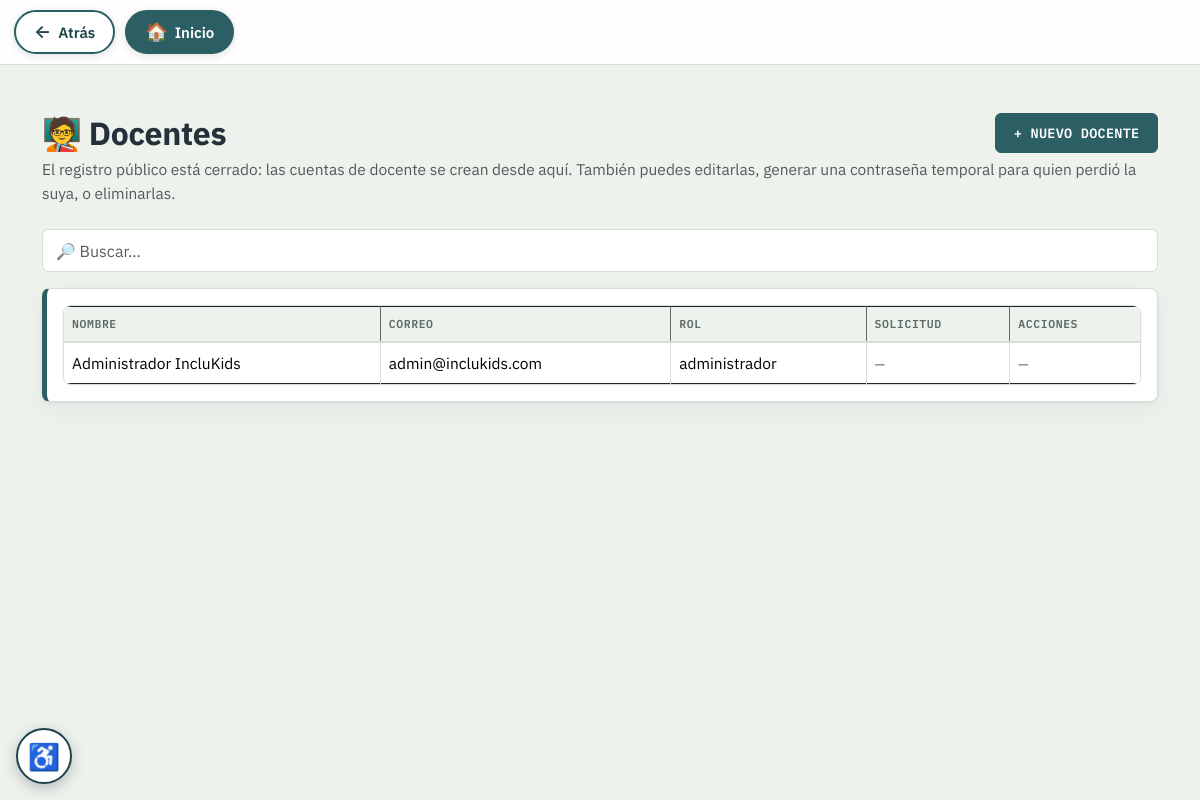
Screenshot of /app/views/docentes/index.php (signed in) with the database file from the repository.
### tables this page shows
CREATE TABLE `docentes` (
  `id_docente` int(11) NOT NULL AUTO_INCREMENT,
  `nombres` varchar(100) NOT NULL,
  `apellidos` varchar(100) NOT NULL,
  `correo` varchar(100) NOT NULL,
  `rol` enum('administrador','docente') NOT NULL DEFAULT 'docente',
  `contraseña` varchar(255) NOT NULL,
  `solicitud_password_en` datetime DEFAULT NULL,
  PRIMARY KEY (`id_docente`),
  UNIQUE KEY `correo` (`correo`)
);

### app/config/database.php (called while the page is built, shortened)
<?php
class Database
{
    private $host = "localhost";
    private $dbname = "incluKids";
    private $user = "root";
    private $password = "";
    public function __construct()
    {
        $local = __DIR__ . "/database.local.php";
    }
    public function conectar()
    {
        try {
            $conexion = new PDO(
                "mysql:host={$this->host};dbname={$this->dbname};charset=utf8mb4",
                $this->user,
                $this->password
            );
            $conexion->setAttribute(PDO::ATTR_ERRMODE, PDO::ERRMODE_EXCEPTION);
            return $conexion;
        } catch (PDOException $e) {
            error_log("IncluKids - fallo de conexion a la BD: " . $e->getMessage());
            http_response_code(500);
            die("No se pudo conectar con la base de datos. "
                . "Avisa a la persona que administra el sistema.");
        }
    }
}

### app/controllers/DocenteController.php (called while the page is built, shortened)
<?php
require_once __DIR__ . "/../models/Docente.php";
class DocenteController
{
    public function listar()
    {
        $modelo = new Docente();
        return $modelo->listar();
    }
}

### app/models/Docente.php (called while the page is built, shortened)
<?php
require_once __DIR__ . "/../config/database.php";
class Docente
{
    private $conexion;
    public function __construct()
    {
        $database = new Database();
        $this->conexion = $database->conectar();
    }
    public function listar()
    {
        $sql = "SELECT id_docente, nombres, apellidos, correo, rol, solicitud_password_en
                FROM docentes
                ORDER BY (solicitud_password_en IS NULL), solicitud_password_en, nombres";
        $consulta = $this->conexion->prepare($sql);
        $consulta->execute();
        return $consulta->fetchAll(PDO::FETCH_ASSOC);
    }
}

### app/views/docentes/index.php (the view, shortened to what this page needs)
<?php
require_once __DIR__ . "/../../controllers/DocenteController.php";
$docenteController = new DocenteController();
$docentes = $docenteController->listar();
?>
<body>
<div class="container mt-5">
    <div class="d-flex justify-content-between align-items-center mt-3 mb-1">
        <h2 class="mb-0">🧑‍🏫 Docentes</h2>
        <a href="nuevo.php" class="btn btn-success">+ Nuevo docente</a>
    </div>
    <p class="text-muted mb-4">
        El registro público está cerrado: las cuentas de docente se crean
        desde aquí. También puedes editarlas, generar una contraseña
        temporal para quien perdió la suya, o eliminarlas.
    </p>
    <div class="mb-3">
        <input type="search" class="form-control" placeholder="🔎 Buscar…" data-filtro-tabla="tablaDocentes" aria-label="Buscar en la tabla">
    </div>
    <div class="card">
        <div class="card-body">
            <div class="table-responsive">
                <table class="table table-bordered mb-0" id="tablaDocentes">
                    <thead>
                        <tr>
                            <th>Nombre</th>
                            <th>Correo</th>
                            <th>Rol</th>
                            <th>Solicitud</th>
                            <th>Acciones</th>
                        </tr>
                    </thead>
                    <tbody>
                        <?php if (empty($docentes)): ?>
                        <tr><td colspan="5" class="text-center">No hay docentes registrados.</td></tr>
                        <?php else: foreach ($docentes as $d): ?>
                        <tr<?= $d["solicitud_password_en"] !== null ? ' class="table-warning"' : '' ?>>
                            <td><?= htmlspecialchars($d["nombres"] . " " . $d["apellidos"]) ?></td>
                            <td><?= htmlspecialchars($d["correo"]) ?></td>
                            <td><?= htmlspecialchars($d["rol"]) ?></td>
                            <td>
                                <?php if ($d["solicitud_password_en"] !== null): ?>
                                    <span class="badge text-bg-warning">
                                        ⏳ <?= date("d/m/Y H:i", strtotime($d["solicitud_password_en"])) ?>
                                    </span>
                                <?php else: ?>
                                    <span class="text-muted small">—</span>
                                <?php endif; ?>
                            </td>
                            <td>
                                <?php if ($d["rol"] === "administrador"): ?>
                                    <span class="text-muted small">—</span>
                                <?php endif; ?>
                            </td>
                        </tr>
                        <?php endforeach; endif; ?>
                    </tbody>
                </table>
            </div>
        </div>
    </div>
</div>
</body>
</html>

### public/css/inclukids.css (style rules this page uses)
:root { --tinta: #24303A; --papel: #EEF2ED; --papel-tarjeta: #FFFFFF; --petroleo: #2B5F63; --petroleo-oscuro: #1D4448; --ocre: #C98A2B; --ocre-oscuro: #A66F1E; --lenguaje: #8B4B6B; --ciencias: #4B7B5E; --borde: #D7DED9; --texto-suave: #5B6B66; --exito: #3C7A4E; --peligro: #B24632; }
body { background-color: var(--papel) !important; color: var(--tinta) !important; font-family: 'IBM Plex Sans', -apple-system, sans-serif !important; font-size: 15.5px; line-height: 1.55; }
h1, h2, h3, h4, h5, h6 { font-family: 'IBM Plex Sans', sans-serif; font-weight: 700; color: var(--tinta); letter-spacing: -0.01em; }
.codigo, .badge, .navbar-brand, .btn, label, .form-label, .dropdown-header, th { font-family: 'IBM Plex Mono', monospace !important; }
a { color: var(--petroleo); text-decoration: none; }
.btn { border-radius: 6px !important; font-weight: 600; font-size: 13.5px; letter-spacing: 0.02em; text-transform: uppercase; padding: 0.55rem 1.1rem; border-width: 1.5px !important; transition: background-color 0.15s ease, border-color 0.15s ease, box-shadow 0.15s ease, transform 0.08s ease; }
.btn-primary, .btn-success { background-color: var(--petroleo) !important; border-color: var(--petroleo) !important; color: white !important; }
.card { background-color: var(--papel-tarjeta) !important; border: 1.5px solid var(--borde) !important; border-left: 5px solid var(--petroleo) !important; border-radius: 8px !important; box-shadow: 0 1px 3px rgba(36, 48, 58, 0.07), 0 8px 24px rgba(36, 48, 58, 0.05) !important; transition: box-shadow 0.18s ease; }
.form-control, .form-select { border: 1.5px solid var(--borde) !important; border-radius: 6px !important; font-family: 'IBM Plex Sans', sans-serif !important; padding: 0.55rem 0.8rem; }
.table { background-color: var(--papel-tarjeta); }
.table thead th { background-color: var(--papel); color: var(--texto-suave); font-size: 11.5px; text-transform: uppercase; letter-spacing: 0.05em; font-weight: 600; border-bottom: 2px solid var(--borde) !important; }
.table td { vertical-align: middle; border-color: var(--borde) !important; }
.table tbody tr { transition: background-color 0.12s ease; }
.table-responsive { border: 1.5px solid var(--borde); border-radius: 8px; box-shadow: 0 1px 3px rgba(36, 48, 58, 0.05); }
.table-responsive > .table { margin-bottom: 0; }
.table-responsive > .table-bordered { border: 0; }
.table-responsive > .table-bordered > :not(caption) > * > *:first-child { border-left: 0; }
.table-responsive > .table-bordered > :not(caption) > * > *:last-child { border-right: 0; }
.table-responsive > .table-bordered > thead > tr:first-child > * { border-top: 0; }

### rows the page displays
docentes: nombres+apellidos "Administrador IncluKids", correo "admin@inclukids.com", rol "administrador"
